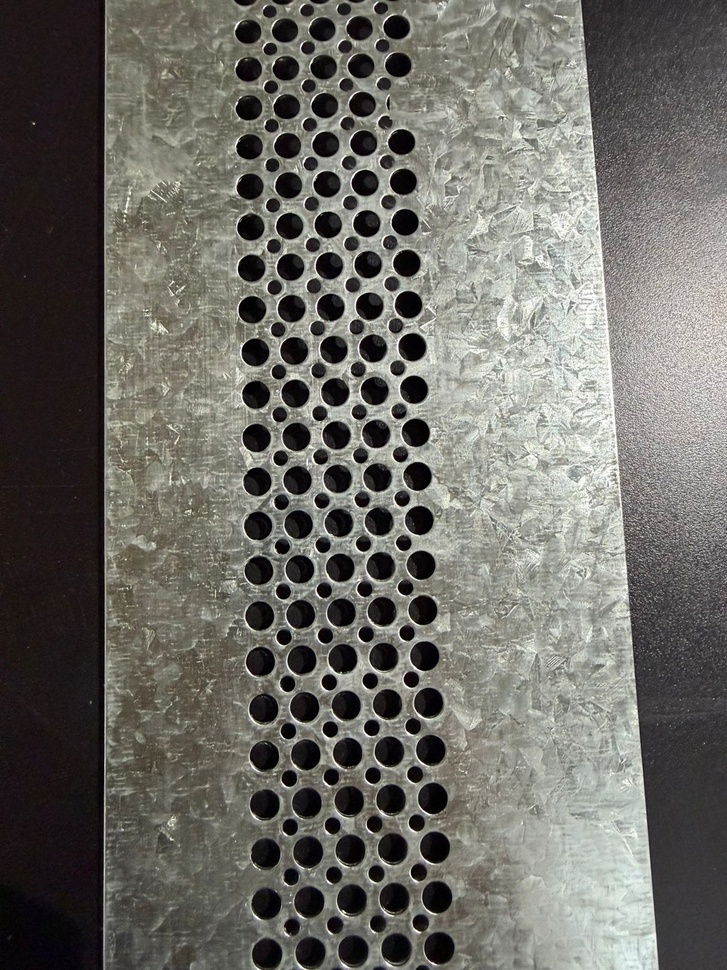
#> input picture data/input/modeloA_NOK_1missing.jpg, 727 x 970 px, shrunk from 1200 x 1600 before the run
$ python -i align_edge.py   (imports and definitions only)
#> lines starting #> are read from the running program, lines starting #| are printed output that depends on the picture; after the words box and inside, x2 and y2 are one past the last pixel; in counts of white or black regions, pixels touching at a corner belong together
#> further down, picture is the input picture: shape (970, 727, 3); mean B, G, R 102, 107.8, 109.3
import math
from dataclasses import dataclass
from typing import Tuple, Optional

import cv2
import numpy as np


@dataclass(frozen=True)
class EdgeAlignResult:
    angle_deg: float
    used_lines: int


def _rotate_keep_size(img_bgr: np.ndarray, angle_deg: float) -> np.ndarray:
    h, w = img_bgr.shape[:2]
    cx, cy = w / 2.0, h / 2.0
    M = cv2.getRotationMatrix2D((cx, cy), angle_deg, 1.0)
    return cv2.warpAffine(
        img_bgr, M, (w, h),
        flags=cv2.INTER_LINEAR,
        borderMode=cv2.BORDER_REPLICATE
    )


def estimate_angle_from_right_edge(
    img_bgr: np.ndarray,
    right_strip_ratio: float = 0.30,
    canny1: int = 50,
    canny2: int = 150,
    hough_threshold: int = 60,
    min_line_len: int = 80,
    max_line_gap: int = 10,
) -> EdgeAlignResult:
    """
    Estima la rotación usando líneas del borde derecho de la chapa.
    Devuelve ángulo (deg) que hay que aplicar para dejar el borde vertical.
    """
#> called with right_strip_ratio = 0.3, canny1 = 50, canny2 = 150, hough_threshold = 60, min_line_len = 80, max_line_gap = 10
    h, w = img_bgr.shape[:2]
#> h = 970; w = 727
    x0 = int(w * (1.0 - right_strip_ratio))
#> x0 = 508
    x0 = max(0, min(x0, w - 1))

    roi = img_bgr[:, x0:w]
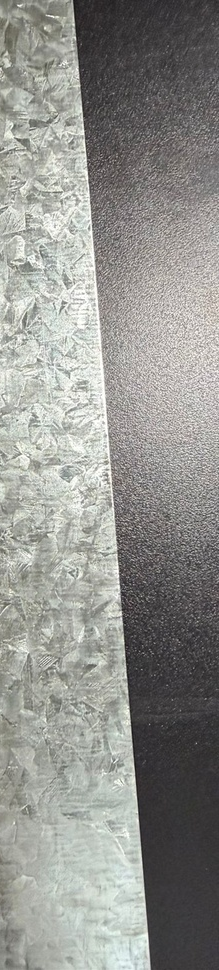
#> roi: shape (970, 219, 3); mean B, G, R 142.2, 146.4, 146
    if roi.shape[0] < 5 or roi.shape[1] < 5:
        return EdgeAlignResult(angle_deg=0.0, used_lines=0)
    gray = cv2.cvtColor(roi, cv2.COLOR_BGR2GRAY)
    gray = cv2.GaussianBlur(gray, (5, 5), 0)
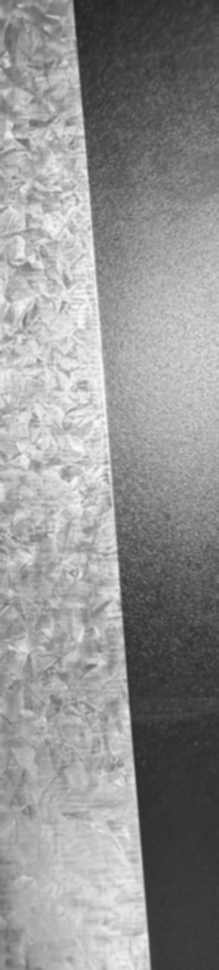
#> gray: shape (970, 219); min 34, max 250, mean 145.8

    edges = cv2.Canny(gray, canny1, canny2)
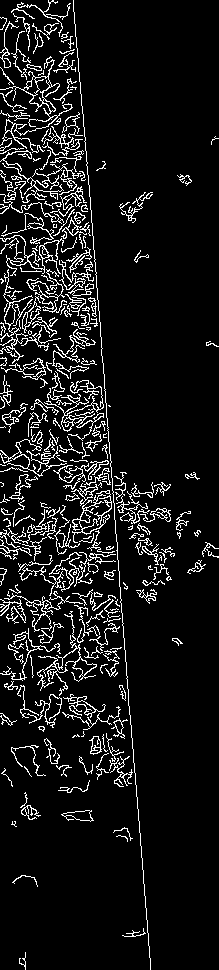
#> edges: shape (970, 219); 8.9% white in thin lines or dots

    lines = cv2.HoughLinesP(
        edges,
        rho=1,
        theta=np.pi / 180.0,
        threshold=hough_threshold,
        minLineLength=min_line_len,
        maxLineGap=max_line_gap,
    )
#> lines = 61 rows, first 6: [119, 586, 143, 871], [7, 88, 14, 197], [63, 127, 79, 310], [85, 361, 91, 450], [100, 386, 111, 508], [65, 52, 72, 158]

    if lines is None or len(lines) == 0:
        return EdgeAlignResult(angle_deg=0.0, used_lines=0)

    # Convertimos líneas a ángulos y nos quedamos con las casi verticales
    vertical_devs = []
    for (x1, y1, x2, y2) in lines[:, 0, :]:
        dx = (x2 - x1)
        dy = (y2 - y1)
        if dx == 0 and dy == 0:
            continue

        ang = math.degrees(math.atan2(dy, dx))  # -180..180
        # Normalizar a 0..180
        if ang < 0:
            ang += 180

        # Vertical ideal = 90°
        dev = ang - 90.0

        # Filtramos: líneas bastante verticales (±30°)
        if abs(dev) <= 30.0:
            # Ponderar por longitud para darle más peso a líneas largas
            length = math.hypot(dx, dy)
            vertical_devs.append((dev, length))
#> this loop made 61 passes
#> (x1, y1, x2, y2, dx, dy, ang, dev) on passes 1 to 12: (119, 586, 143, 871, 24, 285, 85.19, -4.81), (7, 88, 14, 197, 7, 109, 86.33, -3.67), (63, 127, 79, 310, 16, 183, 85, -5), (85, 361, 91, 450, 6, 89, 86.14, -3.86), (100, 386, 111, 508, 11, 122, 84.85, -5.15), (65, 52, 72, 158, 7, 106, 86.22, -3.78), (77, 188, 88, 345, 11, 157, 85.99, -4.01), (73, 9, 102, 348, 29, 339, 85.11, -4.89), (24, 176, 48, 346, 24, 170, 81.96, -8.04), (79, 382, 91, 512, 12, 130, 84.73, -5.27), (46, 60, 57, 220, 11, 160, 86.07, -3.93), (40, 217, 54, 351, 14, 134, 84.04, -5.96)
#> (dx, dy, ang, dev, length) on pass 61: (12, 81, 81.57, -8.43, 81.88)
#> after the loop, vertical_devs = 61 pairs, first value -19.87 to 4.55, second value 80.01 to 340.2

    if len(vertical_devs) == 0:
        return EdgeAlignResult(angle_deg=0.0, used_lines=0)

    # Mediana ponderada simple (repitiendo según longitud aproximada)
    devs = []
    for dev, length in vertical_devs:
        k = max(1, int(length / 50))  # cada 50px "pesa" 1
        devs.extend([dev] * k)
#> this loop made 61 passes
#> (dev, length, k) on passes 1 to 12: (-4.81, 286, 5), (-3.67, 109.2, 2), (-5, 183.7, 3), (-3.86, 89.2, 1), (-5.15, 122.5, 2), (-3.78, 106.2, 2), (-4.01, 157.4, 3), (-4.89, 340.2, 6), (-8.04, 171.7, 3), (-5.27, 130.6, 2), (-3.93, 160.4, 3), (-5.96, 134.7, 2)
#> after the loop, devs = 112 values, max 4.55 at index 75, min -19.87 at index 110, mean -4.23

    dev_med = float(np.median(np.array(devs, dtype=float)))
#> dev_med = -4.81

    # Si el borde está inclinado dev_med grados respecto vertical,
    # aplicamos -dev_med para dejarlo vertical.
    angle_to_apply = -dev_med
#> angle_to_apply = 4.81

    return EdgeAlignResult(angle_deg=angle_to_apply, used_lines=len(vertical_devs))


def align_image_by_right_edge(
    img_bgr: np.ndarray,
    max_abs_angle_deg: float = 20.0,
    ema_state: Optional[dict] = None,
    ema_alpha: float = 0.25,
) -> Tuple[np.ndarray, EdgeAlignResult]:
    """
    Alinea la imagen rotando para que el borde derecho quede vertical.

    ema_state: dict mutable {'angle': float} propiedad del llamador.
      Si se provee, el ángulo estimado se suaviza con EMA para absorber
      estimaciones ruidosas de Hough en frames donde el borde no es nítido.
      Si Hough no detecta líneas, usa el último ángulo suavizado conocido.
    """
    res = estimate_angle_from_right_edge(img_bgr)
    raw_angle = float(res.angle_deg)
#> raw_angle = 4.81

    if ema_state is not None:
        if res.used_lines > 0:
            prev = ema_state.get("angle", raw_angle)
            smoothed = ema_alpha * raw_angle + (1.0 - ema_alpha) * prev
            ema_state["angle"] = smoothed
            angle = smoothed
        else:
            # Sin líneas válidas: conservar el último ángulo suavizado
            angle = ema_state.get("angle", 0.0)
    else:
        angle = raw_angle
#> angle = 4.81

    if abs(angle) > max_abs_angle_deg:
        return img_bgr, EdgeAlignResult(angle_deg=0.0, used_lines=res.used_lines)

    if abs(angle) < 0.2:
        return img_bgr, EdgeAlignResult(angle_deg=0.0, used_lines=res.used_lines)

    aligned = _rotate_keep_size(img_bgr, angle)
#> in _rotate_keep_size, `M = cv2.getRotationMatrix2D((cx, cy), angle_deg, 1.0)`: M = [[0.996, 0.0839, -39.39], [-0.0839, 0.996, 32.19]]
#> in _rotate_keep_size, `return cv2.warpAffine( img_bgr, M, (w, h), flags=cv2.INTER_LINEAR, bor..`:
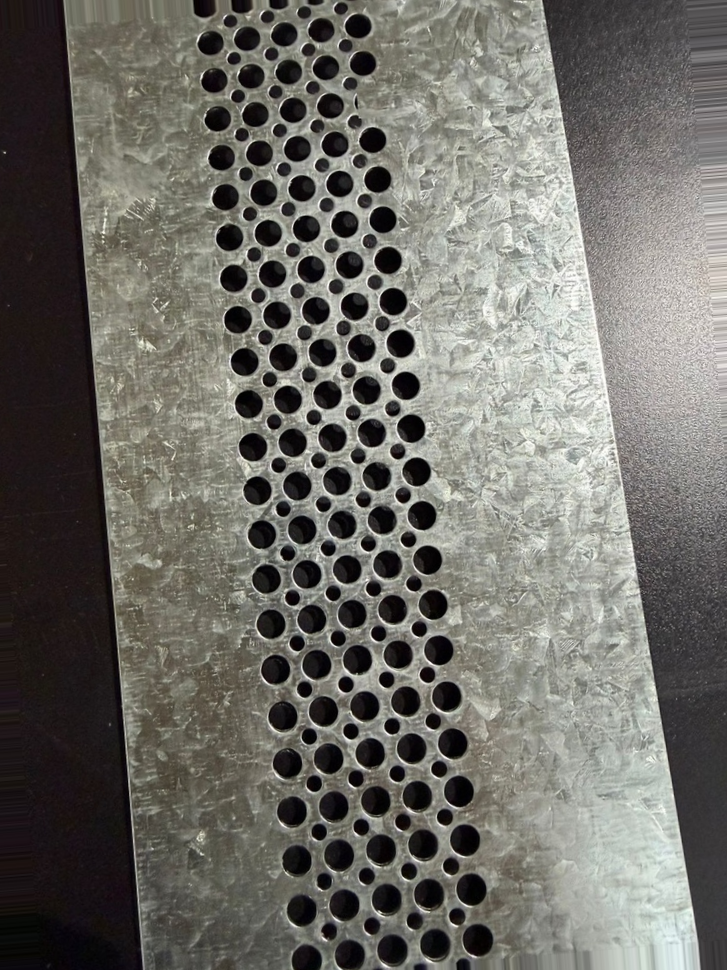
#> returned value: shape (970, 727, 3); mean of channels 0, 1, 2 103.6, 109.4, 110.9; drawn as B, G, R
    return aligned, EdgeAlignResult(angle_deg=angle, used_lines=res.used_lines)

>>> import cv2
>>> picture = cv2.imread('../../data/input/modeloA_NOK_1missing.jpg')
>>> result = align_image_by_right_edge(picture)

$ run again, on data/input/modeloB_NOK_1missing.jpg
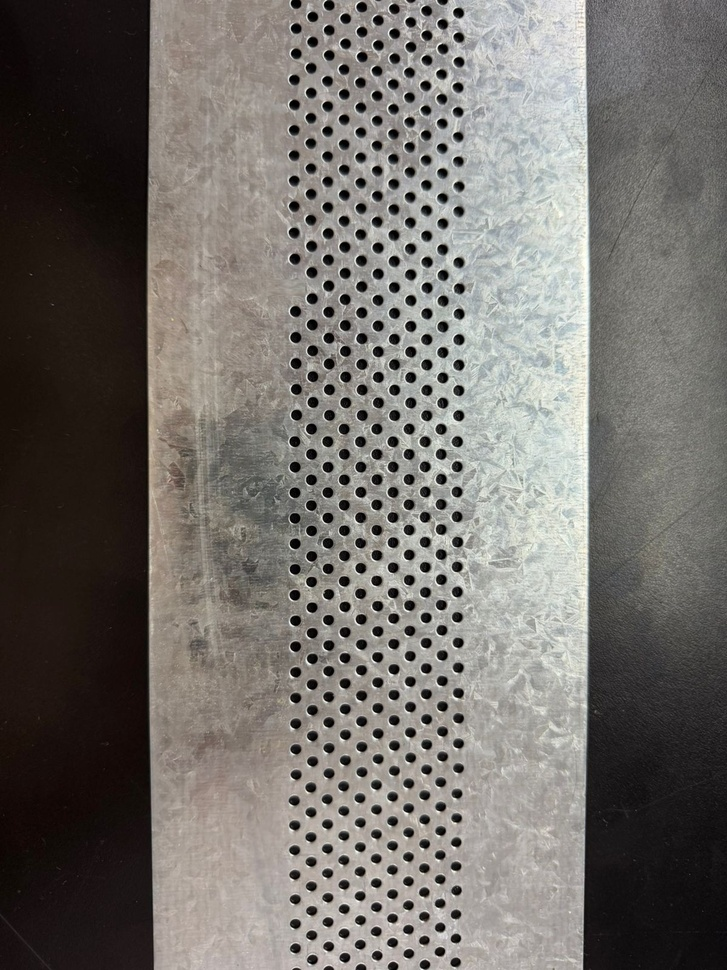
#> input picture data/input/modeloB_NOK_1missing.jpg, 727 x 970 px, shrunk from 1200 x 1600 before the run
#> picture is the input picture: shape (970, 727, 3); mean B, G, R 106.2, 110.7, 114.5
#> in estimate_angle_from_right_edge, `roi = img_bgr[:, x0:w]`:
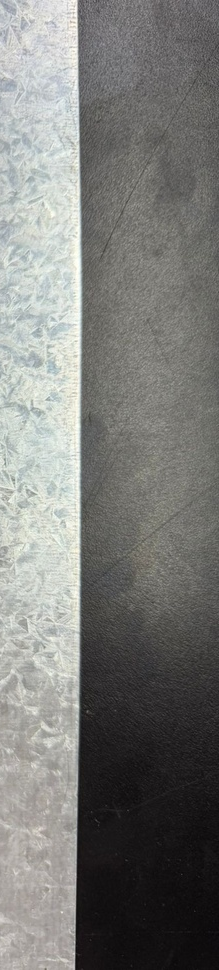
#> roi: shape (970, 219, 3); mean B, G, R 120.7, 123.6, 123.2
#> in estimate_angle_from_right_edge, `edges = cv2.Canny(gray, canny1, canny2)`:
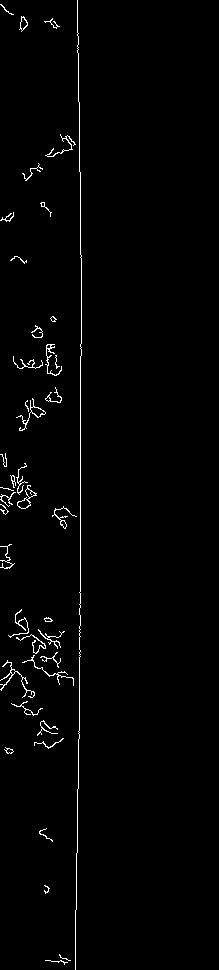
#> edges: shape (970, 219); 1.5% white in thin lines or dots, all inside (x1, y1, x2, y2) = (0, 0, 82, 970)
#> lines = [[80, 636, 80, 344], [80, 192, 81, 305], [79, 738, 79, 626]]
#> the loop in estimate_angle_from_right_edge, `for (x1, y1, x2, y2) in lines[:, 0, :]:` made 3 passes
#> (x1, y1, x2, y2, dx, dy, ang, dev) on passes 1 to 3: (80, 636, 80, 344, 0, -292, 90, 0), (80, 192, 81, 305, 1, 113, 89.49, -0.507), (79, 738, 79, 626, 0, -112, 90, 0)
#> after the loop in estimate_angle_from_right_edge, `for (x1, y1, x2, y2) in lines[:, 0, :]:`: vertical_devs = [(0, 292), (-0.507, 113), (0, 112)]
#> the loop in estimate_angle_from_right_edge, `for dev, length in vertical_devs:` made 3 passes
#> (dev, length, k) on passes 1 to 3: (0, 292, 5), (-0.507, 113, 2), (0, 112, 2)
#> after the loop in estimate_angle_from_right_edge, `for dev, length in vertical_devs:`: devs = [0, 0, 0, 0, 0, -0.507, -0.507, 0, 0]
#> dev_med = 0

$ run again, on data/input/modeloB_NOK_1missing_R.jpg
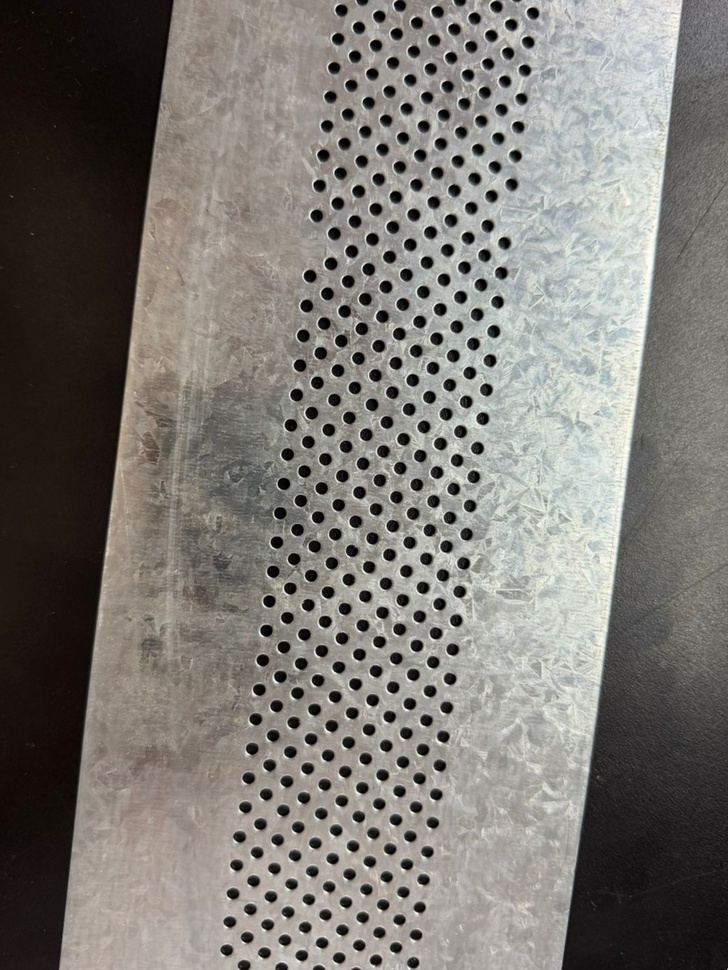
#> input picture data/input/modeloB_NOK_1missing_R.jpg, 728 x 970 px, shrunk from 1039 x 1385 before the run
#> picture is the input picture: shape (970, 728, 3); mean B, G, R 115.4, 120.5, 123.8
#> in estimate_angle_from_right_edge, `edges = cv2.Canny(gray, canny1, canny2)`:
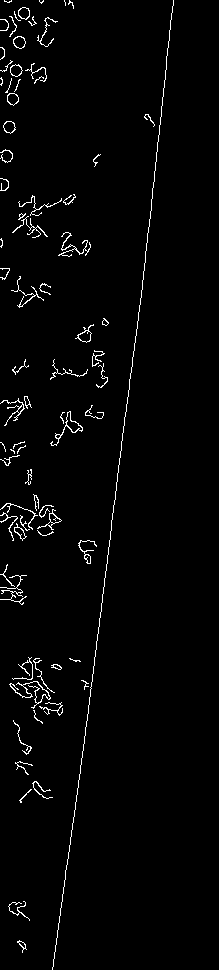
#> edges: shape (970, 219); 2.2% white in thin lines or dots, all inside (x1, y1, x2, y2) = (0, 0, 174, 970)
#> lines = [[78, 787, 124, 417], [92, 681, 136, 329], [137, 328, 159, 125], [147, 242, 173, 0], [52, 969, 82, 753]]
#> the loop in estimate_angle_from_right_edge, `for (x1, y1, x2, y2) in lines[:, 0, :]:` made 5 passes
#> (x1, y1, x2, y2, dx, dy, ang, dev) on passes 1 to 5: (78, 787, 124, 417, 46, -370, 97.09, 7.09), (92, 681, 136, 329, 44, -352, 97.13, 7.13), (137, 328, 159, 125, 22, -203, 96.19, 6.19), (147, 242, 173, 0, 26, -242, 96.13, 6.13), (52, 969, 82, 753, 30, -216, 97.91, 7.91)
#> after the loop in estimate_angle_from_right_edge, `for (x1, y1, x2, y2) in lines[:, 0, :]:`: vertical_devs = [(7.09, 372.8), (7.13, 354.7), (6.19, 204.2), (6.13, 243.4), (7.91, 218.1)]
#> the loop in estimate_angle_from_right_edge, `for dev, length in vertical_devs:` made 5 passes
#> (dev, length, k) on passes 1 to 5: (7.09, 372.8, 7), (7.13, 354.7, 7), (6.19, 204.2, 4), (6.13, 243.4, 4), (7.91, 218.1, 4)
#> after the loop in estimate_angle_from_right_edge, `for dev, length in vertical_devs:`: devs = 26 values, max 7.91 at index 22, min 6.13 at index 18, mean 6.94
#> dev_med = 7.09
#> angle_to_apply = -7.09
#> M = [[0.992, -0.123, 62.62], [0.123, 0.992, -41.2]]
#> in _rotate_keep_size, `return cv2.warpAffine( img_bgr, M, (w, h), flags=cv2.INTER_LINEAR, bor..`:
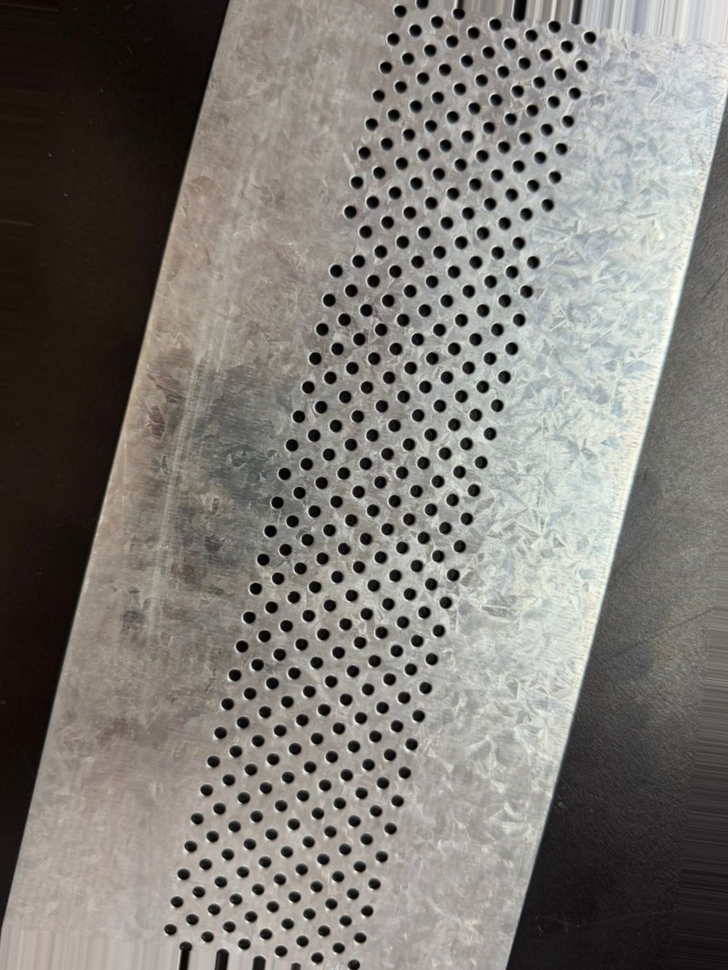
#> returned value: shape (970, 728, 3); mean of channels 0, 1, 2 116.6, 121.7, 125; drawn as B, G, R
